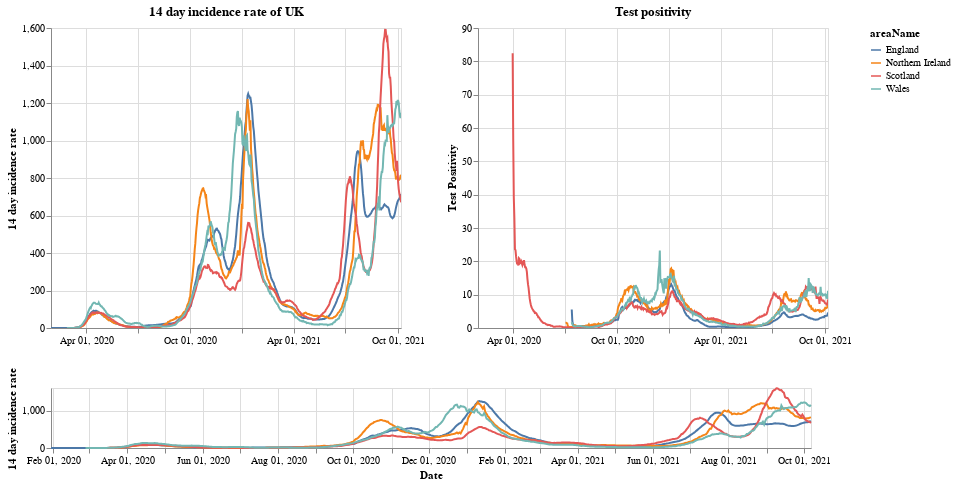

The code cell stored with this chart in its notebook:
### Markdown cell above
# Plots

First a plot with each country in the UK. The top right shows the positivity rate for (which is the percentage of registered tests which were positive) while the top left is the 14 day incidence rate. The bottom chart can be used to select the timeframe (does not work on a mobile device).

### Code cell
#collapse
brush = alt.selection(type='interval', name='DateBrush',encodings=['x'],fields=['Time'])
leg_selection = alt.selection_multi(fields=['areaName'], bind='legend')

base = alt.Chart(uk_cases).mark_line().encode(
    x=alt.X("yearmonthdate(date):T", axis=alt.Axis(title='Date')),
    y=alt.Y("twoWeeklyCasesRate:Q", axis=alt.Axis(title='14 day incidence rate')),
    tooltip=['areaName', 'date','twoWeeklyCasesRate', 'testPositivity'],
    color='areaName',
    opacity=alt.condition(leg_selection, alt.value(2), alt.value(0.1))
).add_selection(leg_selection).properties(width=350)

upper = base.encode(alt.X('yearmonthdate(date):T', axis=alt.Axis(title=''),
                         scale=alt.Scale(domain=brush))
                   ).properties(title=f'14 day incidence rate of UK')
upper_right = upper.encode(alt.Y('testPositivity:Q', axis=alt.Axis(title='Test Positivity'))).properties(title='Test positivity')
lower = base.properties(height=60, width = 760).add_selection(brush)

(upper | upper_right) & lower

### Figure 1 — Vega-Lite specification as saved in the notebook (floating-point values rounded to 4 significant figures; data arrays with more than 128 entries replaced by an {"elided": "..."} marker saying what was removed)
{"config": {"view": {"continuousWidth": 400, "continuousHeight": 300}}, "vconcat": [{"hconcat": [{"mark": "line", "encoding": {"color": {"type": "nominal", "field": "areaName"}, "opacity": {"condition": {"value": 2, "selection": "selector001"}, "value": 0.1}, "tooltip": [{"type": "nominal", "field": "areaName"}, {"type": "temporal", "field": "date"}, {"type": "quantitative", "field": "twoWeeklyCasesRate"}, {"type": "quantitative", "field": "testPositivity"}], "x": {"type": "temporal", "axis": {"title": ""}, "field": "date", "scale": {"domain": {"selection": "DateBrush"}}, "timeUnit": "yearmonthdate"}, "y": {"type": "quantitative", "axis": {"title": "14 day incidence rate"}, "field": "twoWeeklyCasesRate"}}, "selection": {"selector001": {"type": "multi", "fields": ["areaName"], "bind": "legend"}}, "title": "14 day incidence rate of UK", "width": 350}, {"mark": "line", "encoding": {"color": {"type": "nominal", "field": "areaName"}, "opacity": {"condition": {"value": 2, "selection": "selector001"}, "value": 0.1}, "tooltip": [{"type": "nominal", "field": "areaName"}, {"type": "temporal", "field": "date"}, {"type": "quantitative", "field": "twoWeeklyCasesRate"}, {"type": "quantitative", "field": "testPositivity"}], "x": {"type": "temporal", "axis": {"title": ""}, "field": "date", "scale": {"domain": {"selection": "DateBrush"}}, "timeUnit": "yearmonthdate"}, "y": {"type": "quantitative", "axis": {"title": "Test Positivity"}, "field": "testPositivity"}}, "selection": {"selector001": {"type": "multi", "fields": ["areaName"], "bind": "legend"}}, "title": "Test positivity", "width": 350}]}, {"mark": "line", "encoding": {"color": {"type": "nominal", "field": "areaName"}, "opacity": {"condition": {"value": 2, "selection": "selector001"}, "value": 0.1}, "tooltip": [{"type": "nominal", "field": "areaName"}, {"type": "temporal", "field": "date"}, {"type": "quantitative", "field": "twoWeeklyCasesRate"}, {"type": "quantitative", "field": "testPositivity"}], "x": {"type": "temporal", "axis": {"title": "Date"}, "field": "date", "timeUnit": "yearmonthdate"}, "y": {"type": "quantitative", "axis": {"title": "14 day incidence rate"}, "field": "twoWeeklyCasesRate"}}, "height": 60, "selection": {"selector001": {"type": "multi", "fields": ["areaName"], "bind": "legend"}, "DateBrush": {"type": "interval", "encodings": ["x"], "fields": ["Time"]}}, "width": 760}], "data": {"name": "data-166333f9d1c486df14c16c3753ed0051"}, "$schema": "https://vega.github.io/schema/vega-lite/v4.8.1.json", "datasets": {"data-166333f9d1c486df14c16c3753ed0051": {"elided": "2376 records"}}}
